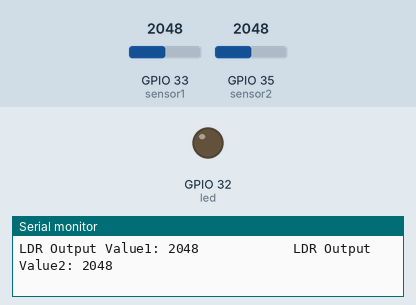
Simulated run of this sketch. Board: ESP32. Parts: output pins drawn as LEDs (lit = HIGH), the last lines printed to the serial monitor. The inputs (shaded band) are chosen by the test bench; at power-on: GPIO 33 (sensor1) = 2048, GPIO 35 (sensor2) = 2048.

Above: at 1.2 s.
1.3 s: GPIO 33 (sensor1) set to 0
At 2.3 s:
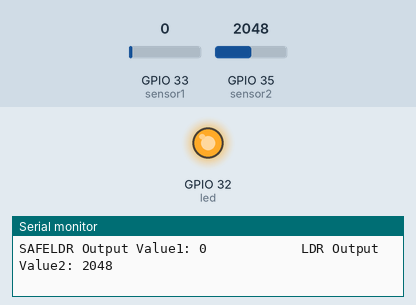
2.8 s: GPIO 35 (sensor2) set to 1946
7.7 s: GPIO 33 (sensor1) set to 491
At 8.5 s:
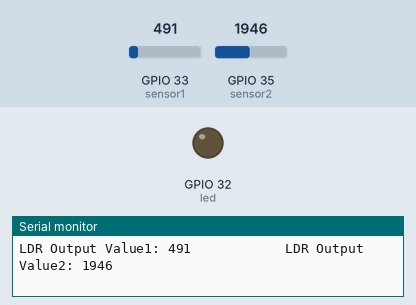
Timing chart, 0 to 10.2 s (numbered marks = the images above; inputs shaded):
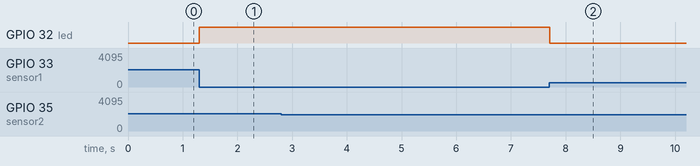

The sketch:

Intensity.ino
```cpp
int sensor1 = 33;      /*Analogue Input for photoresistor*/
int led = 32;         /*LED output Pin*/
int sensor2 = 35;


void setup() {
    Serial.begin(115200);     /*Baud rate for serial communication*/
    pinMode(led, OUTPUT);   /*LED Pin set as output */
}
void loop() {
    int LDR_Val1 = analogRead(sensor1);
    Serial.print("LDR Output Value1: ");
    Serial.print(LDR_Val1);

    int LDR_Val2 = analogRead(sensor2);
    Serial.print("            LDR Output Value2: ");
    Serial.print(LDR_Val2);
    Serial.println("");

    //digitalWrite(led, HIGH);

    if(LDR_Val1 <= 0){
      digitalWrite(led, HIGH);
      if(LDR_Val2 >= 2000){
        Serial.print("SAFE");
      }
      else
        Serial.print("Not Safe");
    }
    else
      digitalWrite(led, LOW);


}
```

Measured:
- after the input at 1.3 s, GPIO 32 (led): LOW → HIGH at once
- after the input at 7.7 s, GPIO 32 (led): HIGH → LOW at once
